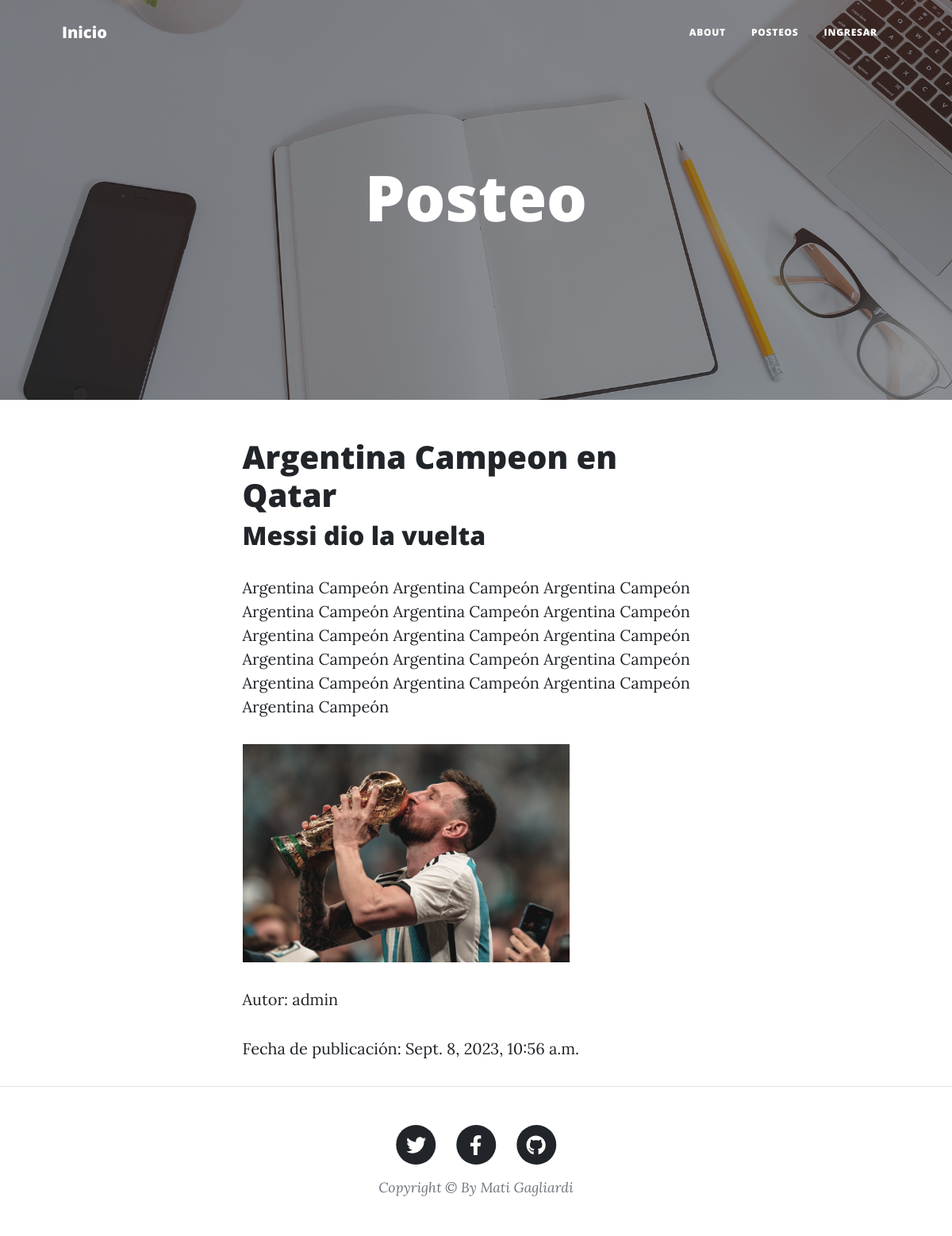
Screenshot of /pages/5/ with the database file from the repository.
### Posteos/models.py (models this page shows, shortened)
class Posteo(models.Model):
    titulo = models.CharField(max_length=200)
    subtitulo = models.CharField(max_length=200)
    contenido = models.TextField(default=subtitulo)
    imagen = models.ImageField(upload_to='media/')
    autor = models.ForeignKey(User, on_delete=models.CASCADE)
    fecha_publicacion = models.DateTimeField(auto_now_add=True)

### Posteos/views.py (the view)
# urls.py: path('pages/<id>/', detalle_posteo, name="detalle_posteo"),
def detalle_posteo(request, id):
    posteo = get_object_or_404(Posteo, pk=id)
    return render(request, 'post.html', {'posteo': posteo})

### Login/templates/post.html (shortened to what this page needs)
{% extends 'padre.html' %}
{% load static %}
{% block header %}
<h1>Posteo</h1>
{% endblock %}
{% block contenido_que_cambia %}
    <h1>{{ posteo.titulo }}</h1>
    <h2>{{ posteo.subtitulo }}</h2>
    <p>{{ posteo.contenido }}</p>
    <img src="{{ posteo.imagen.url }}" alt="Imagen del posteo" style="max-width: 70%;">
    <p>Autor: {{ posteo.autor.username }}</p>
    <p>Fecha de publicación: {{ posteo.fecha_publicacion }}</p>
{% endblock %}

### rows the page displays
Posteo: titulo "Argentina Campeon en Qatar", subtitulo "Messi dio la vuelta", contenido "Argentina Campeón Argentina Campeón Argentina Campeón Argentina Campeón Argentina Campeón Argentina Campeón Argentina Campeón Argentina Campeón Argentina Campeón Argentina Campeón Argentina Campeón Argentina Campeón Argentina Campeón Argentina Campeón Argentina Campeón Argentina Campeón", imagen (picture), autor.username "admin", fecha_publicacion "Sept. 8, 2023, 10:56 a.m."
